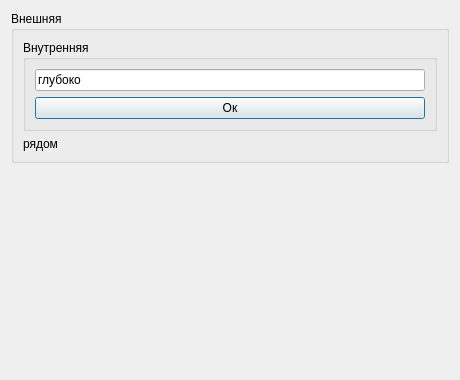
<?xml version="1.0" encoding="UTF-8"?>
<ui version="4.0"><class>Dialog</class><widget class="QDialog" name="Dialog"><property name="geometry"><rect><x>0</x><y>0</y><width>460</width><height>380</height></rect></property><property name="windowTitle"><string>#125 groups/210_nested_groups</string></property><layout class="QVBoxLayout" name="verticalLayout"><property name="leftMargin"><number>11</number></property><property name="topMargin"><number>11</number></property><property name="rightMargin"><number>11</number></property><property name="bottomMargin"><number>11</number></property><property name="spacing"><number>6</number></property><item><widget class="QGroupBox" name="g1"><property name="title"><string>Внешняя</string></property><layout class="QVBoxLayout" name="g1Layout"><property name="leftMargin"><number>9</number></property><property name="topMargin"><number>9</number></property><property name="rightMargin"><number>9</number></property><property name="bottomMargin"><number>9</number></property><property name="spacing"><number>6</number></property><item><widget class="QGroupBox" name="g2"><property name="title"><string>Внутренняя</string></property><layout class="QVBoxLayout" name="g2Layout"><property name="leftMargin"><number>9</number></property><property name="topMargin"><number>9</number></property><property name="rightMargin"><number>9</number></property><property name="bottomMargin"><number>9</number></property><property name="spacing"><number>6</number></property><item><widget class="QLineEdit" name="e1"><property name="text"><string>глубоко</string></property></widget></item><item><widget class="QPushButton" name="b1"><property name="text"><string>Ок</string></property></widget></item></layout></widget></item><item><widget class="QLabel" name="l1"><property name="text"><string>рядом</string></property></widget></item></layout></widget></item><item><spacer name="verticalSpacer"><property name="orientation"><enum>Qt::Orientation::Vertical</enum></property><property name="sizeHint" stdset="0"><size><width>40</width><height>20</height></size></property></spacer></item></layout></widget></ui>
